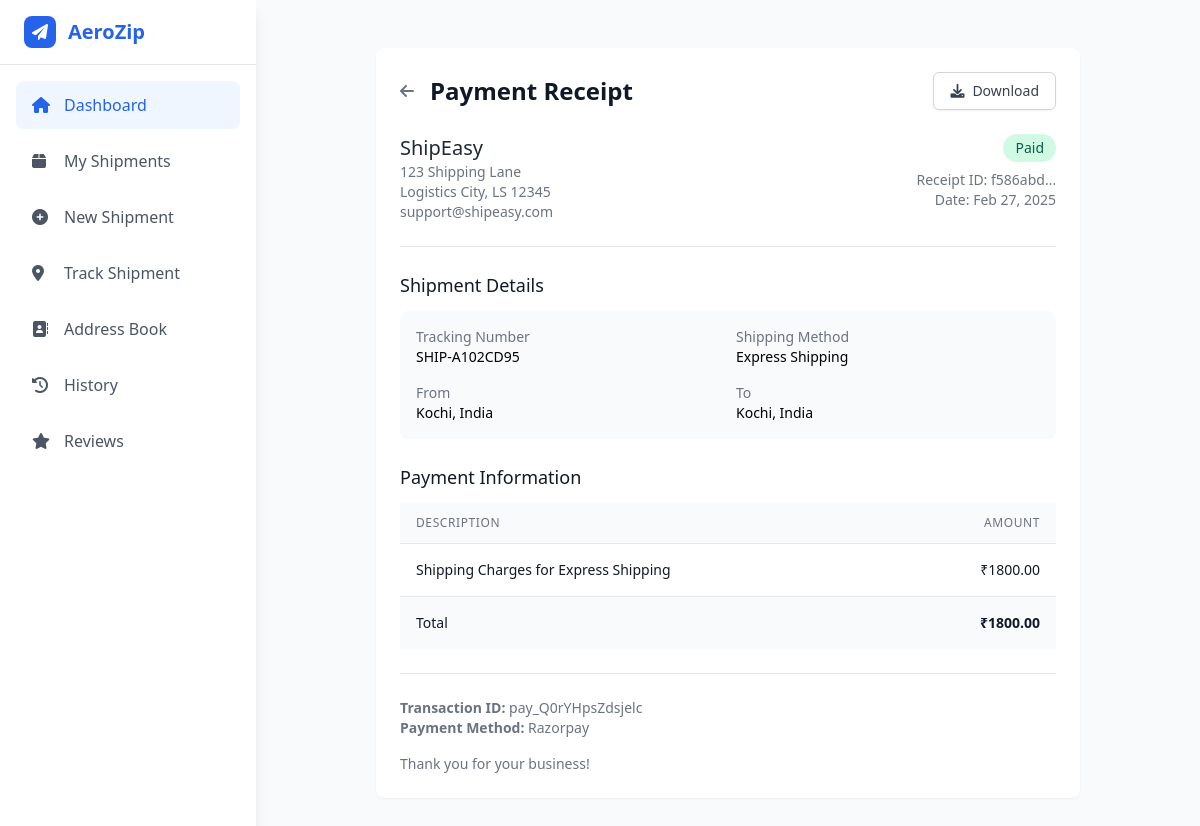
The app's page /shipment/SHIP-A102CD95/receipt/ (signed in) with its own data.
### main/models.py (models this page shows, shortened)
class Receipt(models.Model):
    id = models.UUIDField(primary_key=True, default=uuid.uuid4, editable=False)
    payment = models.OneToOneField(Payment, on_delete=models.CASCADE, related_name='receipt')
    shipment = models.ForeignKey('Shipment', on_delete=models.CASCADE, related_name='receipts')
    amount = models.DecimalField(max_digits=10, decimal_places=2)
    transaction_id = models.CharField(max_length=100)
    created_at = models.DateTimeField(auto_now_add=True)

class Shipment(models.Model):
    STATUS_CHOICES = [
        ('pending', 'Pending'),
        ('processing', 'Processing'),
        ('in_transit', 'In Transit'),
        ('out_for_delivery', 'Out for Delivery'),
        ('delivered', 'Delivered'),
        ('cancelled', 'Cancelled'),
    ]
    SHIPPING_SPEED_CHOICES = [
        ('standard', 'Standard Shipping'),
        ('express', 'Express Shipping'),
        ('overnight', 'Overnight Shipping'),
    ]
    SHIPMENT_TYPE_CHOICES = [
        ('international', 'International'),
        ('domestic', 'Domestic'),
    ]
    tracking_number = models.CharField(max_length=50, unique=True,editable=False)
    user = models.ForeignKey(CustomUser, on_delete=models.CASCADE)
    sender_address = models.ForeignKey(Address, on_delete=models.PROTECT, related_name='sender_address', null=True)
    recipient_address = models.ForeignKey(Address, on_delete=models.PROTECT, related_name='receiver_address')
    shipment_type = models.CharField(max_length=20, choices=SHIPMENT_TYPE_CHOICES, default='domestic')
    from_airport_name = models.CharField(max_length=500, null=True, blank=True)
    from_airport_place = models.CharField(max_length=500, null=True, blank=True)
    from_airport_code = models.CharField(max_length=500, null=True, blank=True)
    to_airport_name = models.CharField(max_length=500, null=True, blank=True)
    to_airport_place = models.CharField(max_length=500, null=True, blank=True)
    to_airport_code = models.CharField(max_length=500, null=True, blank=True)
    weight = models.FloatField()
    status = models.CharField(max_length=20, choices=STATUS_CHOICES, default='pending')
    shipping_speed = models.CharField(max_length=20, choices=SHIPPING_SPEED_CHOICES, default='standard')
    created_at = models.DateTimeField(auto_now_add=True)
    updated_at = models.DateTimeField(auto_now=True)
    estimated_delivery = models.DateField(null=True, blank=True)
    shipping_cost = models.DecimalField(max_digits=10, decimal_places=2, null=True, blank=True)
    notes = models.TextField(blank=True)
    cancellation_reason = models.CharField(max_length=255, blank=True, null=True)
    cancellation_date = models.DateTimeField(blank=True, null=True)
    cancellation_fee = models.DecimalField(max_digits=10, decimal_places=2, blank=True, null=True)
    is_paid = models.BooleanField(default=False)

class Address(models.Model):
    user = models.ForeignKey(CustomUser, on_delete=models.CASCADE)
    name = models.CharField(max_length=100)
    street_address = models.CharField(max_length=200)
    city = models.CharField(max_length=100)
    state = models.CharField(max_length=100)
    country = models.CharField(max_length=100)
    postal_code = models.CharField(max_length=20)
    phone = models.CharField(max_length=20)
    is_default = models.BooleanField(default=False)

class Payment(models.Model):
    STATUS_CHOICES = (
        ('pending', 'Pending'),
        ('completed', 'Completed'),
        ('failed', 'Failed'),
        ('refunded', 'Refunded'),
    )
    shipment = models.ForeignKey('Shipment', on_delete=models.CASCADE, related_name='payments')
    order_id = models.CharField(max_length=100, unique=True)
    payment_id = models.CharField(max_length=100, blank=True, null=True)
    amount = models.DecimalField(max_digits=10, decimal_places=2)
    status = models.CharField(max_length=20, choices=STATUS_CHOICES, default='pending')
    created_at = models.DateTimeField(auto_now_add=True)
    updated_at = models.DateTimeField(auto_now=True)

### users/views.py (the view)
# urls.py: path('shipment/<str:tracking_number>/receipt/', view_receipt, name='view_receipt'),
@login_required
def view_receipt(request, tracking_number):
    shipment = get_object_or_404(Shipment, tracking_number=tracking_number, user=request.user)
    try:
        payment = Payment.objects.get(shipment=shipment, status='completed')
        receipt = Receipt.objects.get(payment=payment)
    except (Payment.DoesNotExist, Receipt.DoesNotExist):
        return redirect('payment_page', tracking_number=tracking_number)
    context = {
        'shipment': shipment,
        'payment': payment,
        'receipt': receipt
    }
    return render(request, 'receipt.html', context)

### users/templates/receipt.html
{% extends 'user_home.html' %}
{% block content %}
<div class="min-h-screen bg-gray-50 py-12">
    <div class="max-w-3xl mx-auto px-4 sm:px-6 lg:px-8">
        <div class="bg-white rounded-lg shadow-sm p-6">
            <div class="flex items-center justify-between mb-6">
                <div class="flex items-center">
                    <a href="{% url 'shipment_view' shipment.id %}" class="mr-4 text-gray-500 hover:text-gray-700">
                        <i class="fas fa-arrow-left"></i>
                    </a>
                    <h1 class="text-2xl font-bold text-gray-900">Payment Receipt</h1>
                </div>
                <a href="{% url 'download_receipt' shipment.tracking_number %}" class="inline-flex items-center px-4 py-2 border border-gray-300 rounded-md shadow-sm text-sm font-medium text-gray-700 bg-white hover:bg-gray-50 focus:outline-none focus:ring-2 focus:ring-offset-2 focus:ring-blue-500">
                    <i class="fas fa-download mr-2"></i>
                    Download
                </a>
            </div>
            <div class="border-b border-gray-200 pb-6 mb-6">
                <div class="flex justify-between items-start">
                    <div>
                        <h2 class="text-xl font-medium text-gray-800">ShipEasy</h2>
                        <p class="text-sm text-gray-500">123 Shipping Lane</p>
                        <p class="text-sm text-gray-500">Logistics City, LS 12345</p>
                        <p class="text-sm text-gray-500">support@shipeasy.com</p>
                    </div>
                    <div class="text-right">
                        <div class="inline-block px-3 py-1 bg-green-100 text-green-800 rounded-full text-sm font-medium">
                            Paid
                        </div>
                        <p class="mt-2 text-sm text-gray-500">Receipt ID: {{ receipt.id|truncatechars:8 }}</p>
                        <p class="text-sm text-gray-500">Date: {{ receipt.created_at|date:"M d, Y" }}</p>
                    </div>
                </div>
            </div>
            <div class="mb-6">
                <h3 class="text-lg font-medium text-gray-900 mb-3">Shipment Details</h3>
                <div class="bg-gray-50 rounded-lg p-4">
                    <div class="grid grid-cols-2 gap-4">
                        <div>
                            <p class="text-sm text-gray-500">Tracking Number</p>
                            <p class="text-sm font-medium">{{ shipment.tracking_number }}</p>
                        </div>
                        <div>
                            <p class="text-sm text-gray-500">Shipping Method</p>
                            <p class="text-sm font-medium">{{ shipment.get_shipping_speed_display }}</p>
                        </div>
                        <div>
                            <p class="text-sm text-gray-500">From</p>
                            <p class="text-sm font-medium">{{ shipment.sender_address.city }}, {{ shipment.sender_address.country }}</p>
                        </div>
                        <div>
                            <p class="text-sm text-gray-500">To</p>
                            <p class="text-sm font-medium">{{ shipment.recipient_address.city }}, {{ shipment.recipient_address.country }}</p>
                        </div>
                    </div>
                </div>
            </div>
            <div class="mb-6">
                <h3 class="text-lg font-medium text-gray-900 mb-3">Payment Information</h3>
                <table class="min-w-full divide-y divide-gray-200">
                    <thead>
                        <tr>
                            <th class="px-4 py-3 bg-gray-50 text-left text-xs font-medium text-gray-500 uppercase tracking-wider">Description</th>
                            <th class="px-4 py-3 bg-gray-50 text-right text-xs font-medium text-gray-500 uppercase tracking-wider">Amount</th>
                        </tr>
                    </thead>
                    <tbody class="bg-white divide-y divide-gray-200">
                        <tr>
                            <td class="px-4 py-4 text-sm text-gray-900">
                                Shipping Charges for {{ shipment.get_shipping_speed_display }}
                            </td>
                            <td class="px-4 py-4 text-sm text-gray-900 text-right">
                                ₹{{ payment.amount }}
                            </td>
                        </tr>
                        <tr class="bg-gray-50">
                            <td class="px-4 py-4 text-sm font-medium text-gray-900">
                                Total
                            </td>
                            <td class="px-4 py-4 text-sm font-bold text-gray-900 text-right">
                                ₹{{ payment.amount }}
                            </td>
                        </tr>
                    </tbody>
                </table>
            </div>
            <div class="border-t border-gray-200 pt-6">
                <div class="text-sm text-gray-500">
                    <p><strong>Transaction ID:</strong> {{ receipt.transaction_id }}</p>
                    <p><strong>Payment Method:</strong> Razorpay</p>
                    <p class="mt-4">Thank you for your business!</p>
                </div>
            </div>
        </div>
    </div>
</div>
{% endblock %}

### records on screen
Receipt: id "f586abd…", created_at "Feb 27, 2025", transaction_id "pay_Q0rYHpsZdsjelc"
Shipment: tracking_number "SHIP-A102CD95", shipping_speed "Express Shipping", sender_address.city "Kochi", sender_address.country "India", recipient_address.city "Kochi", recipient_address.country "India"
Payment: amount "1800.00"
